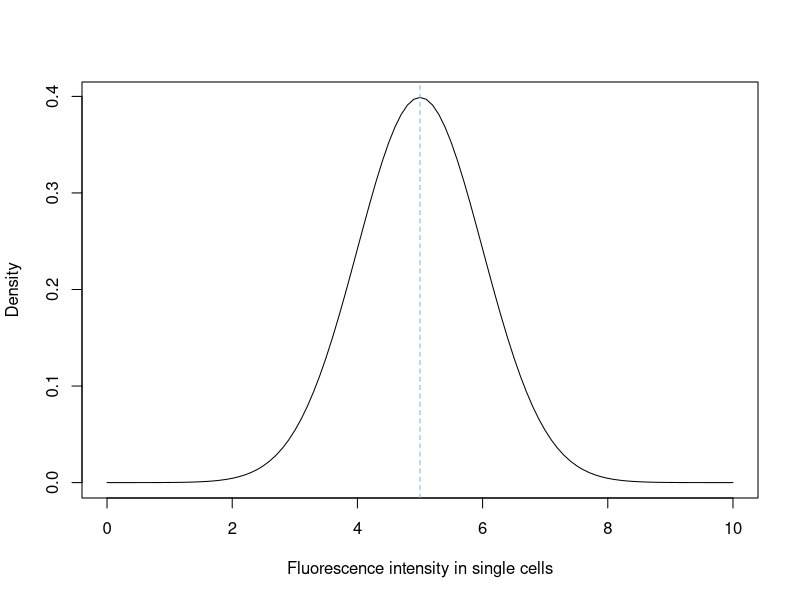
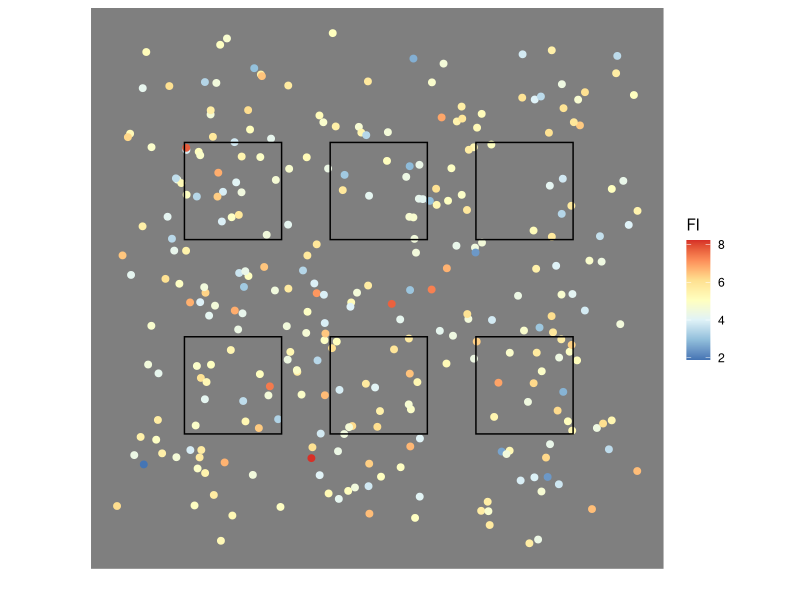
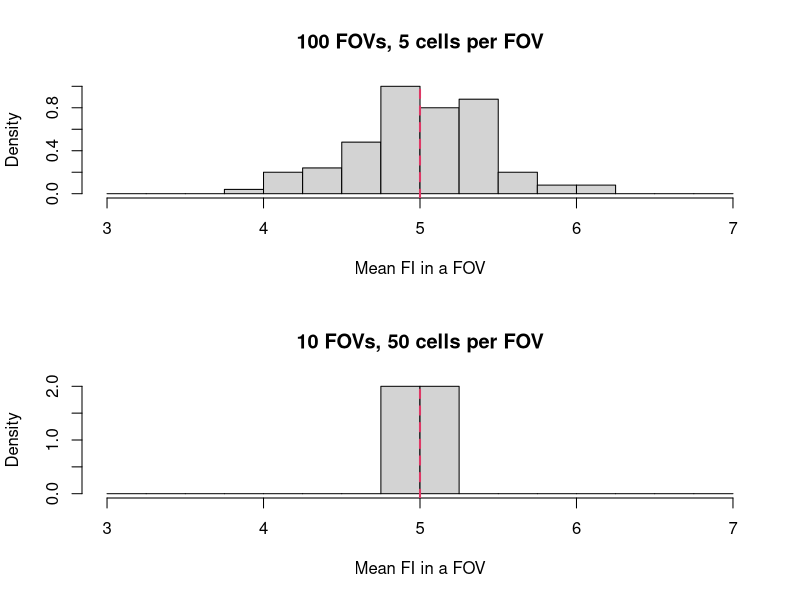
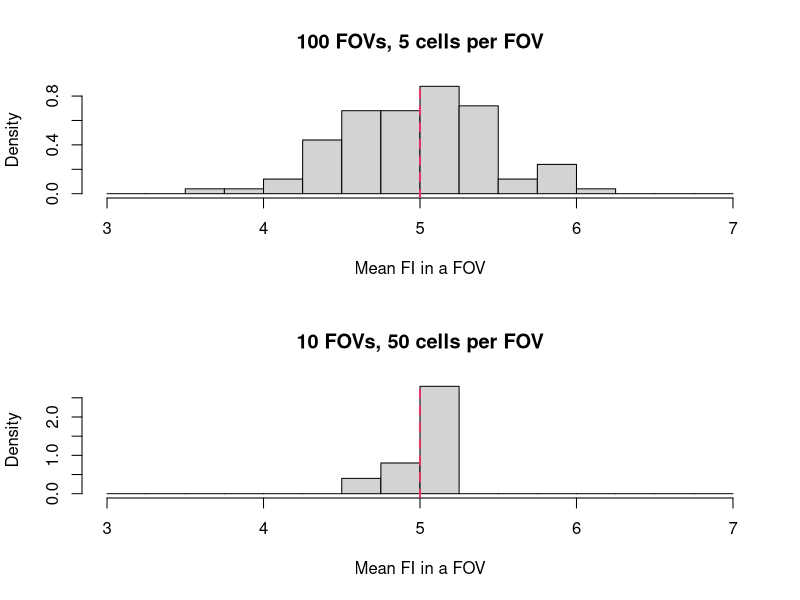
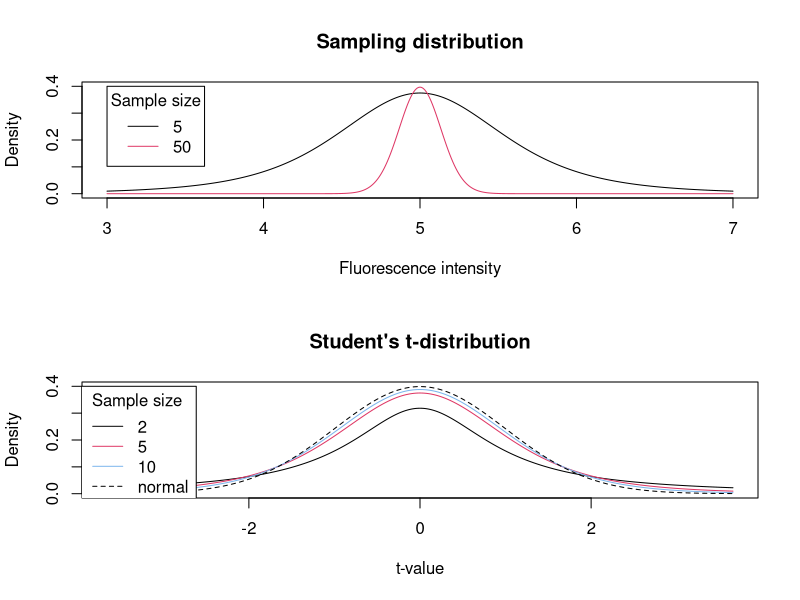
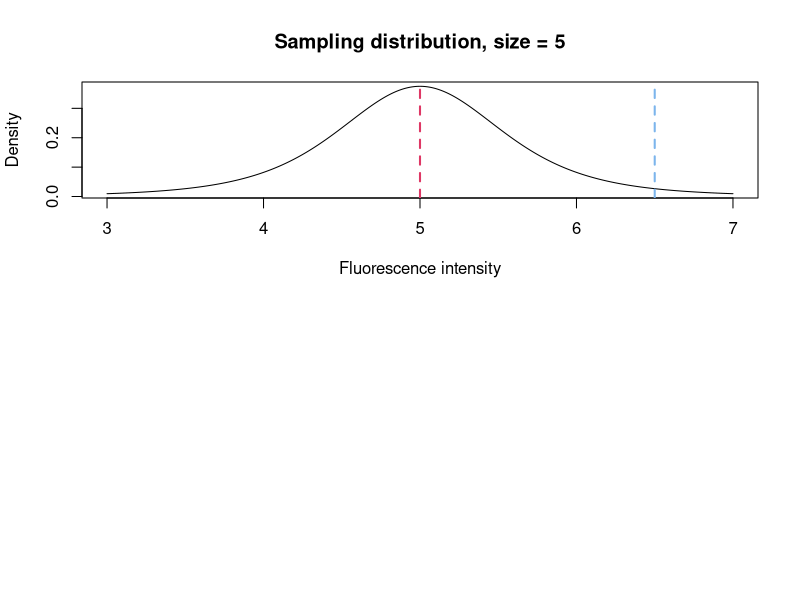
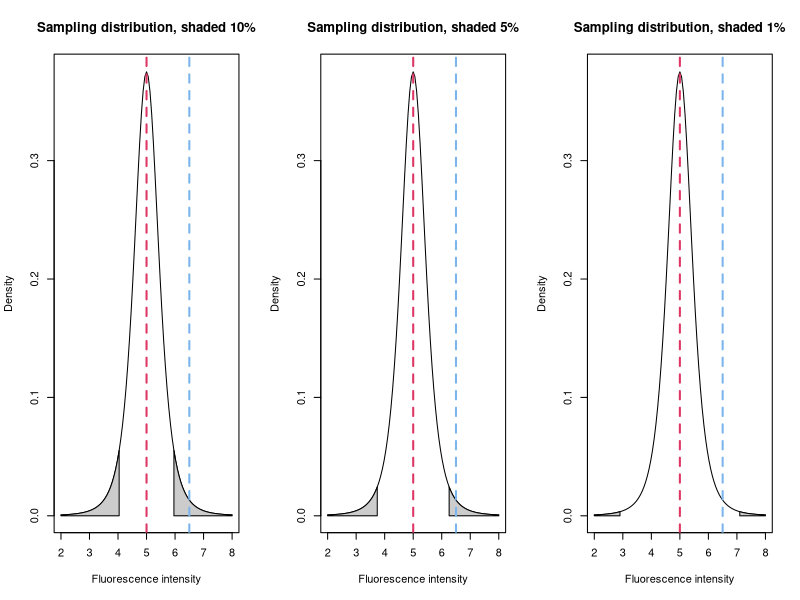
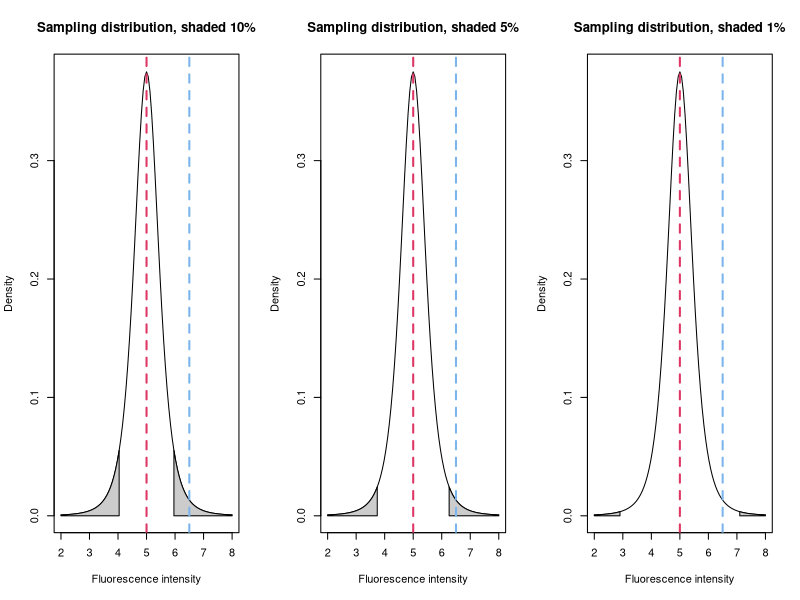

Reproduce these figures in R, in order.
## ---- chunk 1
knitr::opts_chunk$set(echo = FALSE)
## ---- chunk 2
nPopMn = 5.
nPopSD = 1.

{
  plot(function(x) dnorm(x, mean = nPopMn, sd = nPopSD), 0, 10,
       xlab = "Fluorescence intensity in single cells",
       ylab = "Density")
  abline(v = 5, lty = 2, col = ggthemes::hc_pal()(3)[1])
}
## ---- chunk 3
fGenSamples = function(inSampleSz, inSampleN) {
  sapply(1:inSampleN, 
         function(x) 
           mean(rnorm(inSampleSz, nPopMn, nPopSD)))
}


vMeas1Sample = fGenSamples(10, 6)

library(kableExtra)
vMeas1Sample %>%
  kbl(col.names = "Sample mean") %>%
  kable_paper(full_width = F)
## ---- chunk 4
library(ggplot2)

nPopSz = 300
myDF = data.frame(x = runif(nPopSz),
                  y = runif(nPopSz),
                  z = rnorm(nPopSz, nPopMn, nPopSD)) 

vXrect = c(0.1, 0.1, 0.4, 0.4, 0.7, 0.7)
vYrect = c(0.2, 0.6, 0.2, 0.6, 0.2, 0.6)
myRect = data.frame(xmin = vXrect,
                    xmax = vXrect + .2,
                    ymin = vYrect,
                    ymax = vYrect + .2)

ggplot() +
  geom_jitter(data = myDF,
              aes(x = x,
                  y = y,
                  color = z), 
              size = 2, width = 0.05, height = 0.05) +
  geom_rect(data = myRect,
            aes(xmin = xmin,
                xmax = xmax,
                ymin = ymin,
                ymax = ymax),
            color = "black",
            fill = NA) +
  scale_color_distiller("FI", palette = "RdYlBu") +
  coord_fixed(ratio = 1) +
  xlab("") +
  ylab("") +
  theme_dark() +
  theme(axis.ticks = element_blank(),
        axis.text = element_blank(),
        panel.grid.major = element_blank(), 
        panel.grid.minor = element_blank())
## ---- chunk 5
fPlotSamples = function(inSampleSz, inSampleN, ...) {
  locV = fGenSamples(inSampleSz, inSampleN)
  
  hist(locV, 
       freq = F, 
       xlim = c(3,7), 
       breaks = seq(3, 7, .25),
       main = sprintf("%d FOVs, %d cells per FOV", inSampleN, inSampleSz), 
       xlab = "Mean FI in a FOV")
  abline(v = nPopMn, col = "#de3765", lty = 2, lwd = 2)
}

{
  par(mfrow = c(2,1))
  fPlotSamples(5, 100)
  fPlotSamples(50, 10)
}
## ---- chunk 6
{
  par(mfrow = c(2,1))
  fPlotSamples(5, 100)
  fPlotSamples(50, 10)
}
## ---- chunk 7
x = seq(3, 7, 0.01)

nSz1 = 5
nSampleSD1 = sd(rnorm(nSz1, mean = nPopMn, sd = nPopSD))

xT1 = (x - nPopMn) / (nSampleSD1 / sqrt(nSz1))
y1 = dt(xT1, df = nSz1 - 1)

nSz2 = 50
nSampleSD2 = sd(rnorm(nSz2, mean = nPopMn, sd = nPopSD))

xT2 = (x - nPopMn) / (nSampleSD2 / sqrt(nSz2))
y2 = dt(xT2, df = nSz2 - 1)


{
  plot(x, y1,
       main = "Sampling distribution",
       xlab = "Fluorescence intensity",
       ylab = "Density", 
       type = "l",
       xlim = c(3,7),
       ylim = c(0, 0.4))
  lines(x, 
        y2,
        col = "#de3765")
  legend(3, 0.4,
         legend = c(nSz1, nSz2),
         title = "Sample size",
         col = c("#000000", "#de3765"),
         lty = c(1,1))
}
## ---- chunk 8
{
  plot(xT1, dt(xT1, df = 1),
       main = "Student's t-distribution",
       xlab = "t-value",
       ylab = "Density", 
       type = "l",
       ylim = c(0, 0.4))
  lines(xT1, dt(xT1, df = 4), col = "#de3765")  
  lines(xT1, dt(xT1, df = 9), col = "#7cb5ec")
  lines(xT1, dnorm(xT1), col = "#000000", lty = 2)
  legend(-4, 0.4,
         legend = c(2, 5, 10, "normal"),
         title = "Sample size",
         col = c("#000000", "#de3765", "#7cb5ec", "#000000"),
         lty = c(1,1,1,2))
}
## ---- chunk 9
nSampleMn = 6.5

{
  plot(x, 
       dt(xT1, df = nSz1-1),
       main = sprintf("Sampling distribution, size = %d", nSz1),
       xlab = "Fluorescence intensity",
       ylab = "Density", 
       type = "l")
  abline(v = nPopMn, col = "#de3765", lty = 2, lwd = 2)
  abline(v = nSampleMn, col = "#7cb5ec", lty = 2, lwd = 2)
}
## ---- chunk 10
fPlotShadedTdist = function(nSz, nMn, nSD, vertLines, vertLinesCol, nFrac, xlim, xn = 100, inv, ...) {
  
  x = seq(xlim[1], xlim[2], (xlim[2] - xlim[1])/xn )
  xT = (x - nMn) / (nSD / sqrt(nSz))
  y = dt(xT, df = nSz-1)
  
  plot(x, 
       y,
       type = "l",
       xlim = xlim,
       ...)
  
  if (!missing(inv)) {
    if (inv) {
      xL = qt(nFrac/2, df = nSz-1) * nSD / sqrt(nSz) + nMn
      xR = qt(1 - nFrac/2, df = nSz-1) * nSD / sqrt(nSz) + nMn
      
      polygon(c(min(x), x[x<=xL], max(x[x<=xL])), 
              c(0, y[x<=xL], 0), 
              col="grey80")
      polygon(c(x[x>=xR], max(x), min(x[x>=xR])), 
              c(y[x>=xR], 0, 0), 
              col="grey80")
    } else {
      xL = qt((1-nFrac)/2, df = nSz-1) * nSD / sqrt(nSz) + nMn
      xR = qt((1 + nFrac)/2, df = nSz-1) * nSD / sqrt(nSz) + nMn
      
      polygon(c(min(x[x>=xL]), x[x>=xL & x<=xR], max(x[x<=xR])), 
              c(0,             y[x>=xL & x<=xR], 0), 
              col="grey80")
    }
  }
  
  if (!missing(vertLines) & !(missing(vertLinesCol))) {
    abline(v = vertLines, col = vertLinesCol, lty = 2, lwd = 2)
  }
  
}

{
  par(mfrow = c(1,3))
  fPlotShadedTdist(nSz = nSz1, nMn = nPopMn, nSD = nPopSD, 
                   vertLines = c(nPopMn, nSampleMn), 
                   vertLinesCol = c("#de3765", "#7cb5ec"),
                   nFrac = 0.1, xlim = c(2,8), inv = T, 
                   main = "Sampling distribution, shaded 10%",
                   xlab = "Fluorescence intensity",
                   ylab = "Density")  
  fPlotShadedTdist(nSz = nSz1, nMn = nPopMn, nSD = nPopSD, 
                   vertLines = c(nPopMn, nSampleMn), 
                   vertLinesCol = c("#de3765", "#7cb5ec"),
                   nFrac = 0.05, xlim = c(2,8), inv = T, 
                   main = "Sampling distribution, shaded 5%",
                   xlab = "Fluorescence intensity",
                   ylab = "Density")  
  fPlotShadedTdist(nSz = nSz1, nMn = nPopMn, nSD = nPopSD, 
                   vertLines = c(nPopMn, nSampleMn), 
                   vertLinesCol = c("#de3765", "#7cb5ec"),
                   nFrac = 0.01, xlim = c(2,8), inv = T, 
                   main = "Sampling distribution, shaded 1%",
                   xlab = "Fluorescence intensity",
                   ylab = "Density")  
}
## ---- chunk 11
{
  par(mfrow = c(1,3))
  fPlotShadedTdist(nSz = nSz1, nMn = nPopMn, nSD = nPopSD, 
                   vertLines = c(nPopMn, nSampleMn), 
                   vertLinesCol = c("#de3765", "#7cb5ec"),
                   nFrac = 0.1, xlim = c(2,8), inv = T, 
                   main = "Sampling distribution, shaded 10%",
                   xlab = "Fluorescence intensity",
                   ylab = "Density")  
  fPlotShadedTdist(nSz = nSz1, nMn = nPopMn, nSD = nPopSD, 
                   vertLines = c(nPopMn, nSampleMn), 
                   vertLinesCol = c("#de3765", "#7cb5ec"),
                   nFrac = 0.05, xlim = c(2,8), inv = T, 
                   main = "Sampling distribution, shaded 5%",
                   xlab = "Fluorescence intensity",
                   ylab = "Density")  
  fPlotShadedTdist(nSz = nSz1, nMn = nPopMn, nSD = nPopSD, 
                   vertLines = c(nPopMn, nSampleMn), 
                   vertLinesCol = c("#de3765", "#7cb5ec"),
                   nFrac = 0.01, xlim = c(2,8), inv = T, 
                   main = "Sampling distribution, shaded 1%",
                   xlab = "Fluorescence intensity",
                   ylab = "Density")  
}
## ---- chunk 12
{
  par(mfrow = c(1,3))
  fPlotShadedTdist(nSz = nSz1, nMn = nPopMn, nSD = nPopSD, 
                   vertLines = c(nPopMn, nSampleMn), 
                   vertLinesCol = c("#de3765", "#7cb5ec"),
                   nFrac = 0.1, xlim = c(2,8), inv = T, 
                   main = "Sampling distribution, shaded 10%",
                   xlab = "Fluorescence intensity",
                   ylab = "Density")  
  fPlotShadedTdist(nSz = nSz1, nMn = nPopMn, nSD = nPopSD, 
                   vertLines = c(nPopMn, nSampleMn), 
                   vertLinesCol = c("#de3765", "#7cb5ec"),
                   nFrac = 0.05, xlim = c(2,8), inv = T, 
                   main = "Sampling distribution, shaded 5%",
                   xlab = "Fluorescence intensity",
                   ylab = "Density")  
  fPlotShadedTdist(nSz = nSz1, nMn = nPopMn, nSD = nPopSD, 
                   vertLines = c(nPopMn, nSampleMn), 
                   vertLinesCol = c("#de3765", "#7cb5ec"),
                   nFrac = 0.01, xlim = c(2,8), inv = T, 
                   main = "Sampling distribution, shaded 1%",
                   xlab = "Fluorescence intensity",
                   ylab = "Density")  
}
## ---- chunk 13
{
  par(mfrow = c(1,3))
  fPlotShadedTdist(nSz = nSz1, nMn = nPopMn, nSD = nPopSD, 
                   vertLines = c(nPopMn, nSampleMn), 
                   vertLinesCol = c("#de3765", "#7cb5ec"),
                   nFrac = 0.1, xlim = c(2,8), inv = T, 
                   main = "Sampling distribution, shaded 10%",
                   xlab = "Fluorescence intensity",
                   ylab = "Density")  
  fPlotShadedTdist(nSz = nSz1, nMn = nPopMn, nSD = nPopSD, 
                   vertLines = c(nPopMn, nSampleMn), 
                   vertLinesCol = c("#de3765", "#7cb5ec"),
                   nFrac = 0.05, xlim = c(2,8), inv = T, 
                   main = "Sampling distribution, shaded 5%",
                   xlab = "Fluorescence intensity",
                   ylab = "Density")  
  fPlotShadedTdist(nSz = nSz1, nMn = nPopMn, nSD = nPopSD, 
                   vertLines = c(nPopMn, nSampleMn), 
                   vertLinesCol = c("#de3765", "#7cb5ec"),
                   nFrac = 0.01, xlim = c(2,8), inv = T, 
                   main = "Sampling distribution, shaded 1%",
                   xlab = "Fluorescence intensity",
                   ylab = "Density")  
}
## ---- chunk 14
nFrac = 2*(1- pt( (nSampleMn - nPopMn) / (nPopSD / sqrt(nSz1)), 
                  df = nSz1-1))

fPlotShadedTdist(nSz = nSz1, 
                 nMn = nPopMn, nSD = nPopSD, 
                 nFrac = nFrac, 
                 vertLines = c(nPopMn, nSampleMn),
                 vertLinesCol = c("#de3765", "#7cb5ec"),
                 xlim = c(3,7), xn = 1000, inv = T,
                 main = sprintf("Sampling distribution, shaded %.1f%%", 100*nFrac),
                 xlab = "Fluorescence intensity",
                 ylab = "Density")
## ---- chunk 15
fPlotShadedTdist(nSz = nSz1, 
                 nMn = nPopMn, nSD = nPopSD, 
                 nFrac = nFrac, 
                 vertLines = c(nPopMn, nSampleMn),
                 vertLinesCol = c("#de3765", "#7cb5ec"),
                 xlim = c(3,7), xn = 1000, inv = T,
                 main = sprintf("Sampling distribution, shaded %.1f%%", 100*nFrac),
                 xlab = "Fluorescence intensity",
                 ylab = "Density")
## ---- chunk 16
nSample1 = c(4.273791, 5.064480, 3.419903, 3.749903, 5.079963)
nSampleMn1 = mean(nSample1)
nSampleSD1 = sd(nSample1)

nSample1 %>%
  kbl(col.names = "Sample") %>%
  kable_paper(full_width = F)
## ---- chunk 17
cat(sprintf("Sample mean = %f", 
            nSampleMn1))
## ---- chunk 18
cat(sprintf("Sample SD = %f", 
            nSampleSD1))
## ---- chunk 19
{
  plot(x = NULL, y = NULL, xlim = c(3, 6), ylim = c(0, .4), xlab = "Fluorescence intensity")
  abline(v = nSampleMn1, lty = 2, lwd = 2, col = "#7cb5ec")
}
## ---- chunk 20
fPlotShadedTdist(nSz = nSz1, 
                 nMn = nSampleMn1, nSD = nSampleSD1, 
                 vertLines = nSampleMn1, 
                 vertLinesCol = c("#7cb5ec"),
                 xlim = c(3, 6), 
                 xn = 1000,
                 main = "Sampling distribution, size = 5",
                 xlab = "Fluorescence intensity",
                 ylab = "Density")
## ---- chunk 21
fPlotShadedTdist(nSz = nSz1, 
                 nMn = nSampleMn1, nSD = nSampleSD1, 
                 vertLines = nSampleMn1, 
                 vertLinesCol = c("#7cb5ec"),
                 nFrac = .95, 
                 xlim = c(3, 6), 
                 xn = 1000,
                 inv = F,
                 main = sprintf("95%% CI for sample mean=%.2f", nSampleMn1),
                 xlab = "Fluorescence intensity",
                 ylab = "Density")
## ---- chunk 22
{
  par(mfrow = c(3,2))
  fPlotShadedTdist(nSz = nSz1, 
                   nMn = 4.2, nSD = 0.71, 
                   vertLines = c(4.2, 5), 
                   vertLinesCol = c("#7cb5ec", "#de3765"),
                   nFrac = .95, 
                   xlim = c(3,7), 
                   xn = 1000,
                   inv = F,
                   xlab = "",
                   ylab = "Density")
  fPlotShadedTdist(nSz = nSz1, 
                   nMn = 3.8, nSD = 1.1, 
                   vertLines = c(3.8, 5), 
                   vertLinesCol = c("#7cb5ec", "#de3765"),
                   nFrac = .95, 
                   xlim = c(3,7), 
                   xn = 1000,
                   inv = F,
                   xlab = "",
                   ylab = "")
  fPlotShadedTdist(nSz = nSz1, 
                   nMn = 5.1, nSD = 0.97, 
                   vertLines = c(5.1, 5), 
                   vertLinesCol = c("#7cb5ec", "#de3765"),
                   nFrac = .95, 
                   xlim = c(3,7), 
                   xn = 1000,
                   inv = F,
                   xlab = "",
                   ylab = "Density")
  fPlotShadedTdist(nSz = nSz1, 
                   nMn = 4.5, nSD = 0.8, 
                   vertLines = c(4.5, 5), 
                   vertLinesCol = c("#7cb5ec", "#de3765"),
                   nFrac = .95, 
                   xlim = c(3,7), 
                   xn = 1000,
                   inv = F,
                   xlab = "",
                   ylab = "")
  fPlotShadedTdist(nSz = nSz1, 
                   nMn = 5.6, nSD = 1.2, 
                   vertLines = c(5.6, 5), 
                   vertLinesCol = c("#7cb5ec", "#de3765"),
                   nFrac = .95, 
                   xlim = c(3,7), 
                   xn = 1000,
                   inv = F,
                   xlab = "Fluorescence intensity",
                   ylab = "Density")
  fPlotShadedTdist(nSz = nSz1, 
                   nMn = 5.3, nSD = 1, 
                   vertLines = c(5.3, 5), 
                   vertLinesCol = c("#7cb5ec", "#de3765"),
                   nFrac = .95, 
                   xlim = c(3,7), 
                   xn = 1000,
                   inv = F,
                   xlab = "Fluorescence intensity",
                   ylab = "")
}
## ---- chunk 23
fPlotShadedTdist(nSz = nSz1, nMn = nPopMn, nSD = nSampleSD1, 
                 vertLines = c(nPopMn, nSampleMn), 
                 vertLinesCol = c("#de3765", "#7cb5ec"),
                 nFrac = 0.05, xlim = c(2,8), inv = T, 
                 main = "Sampling distribution, shaded 5%",
                 xlab = "Fluorescence intensity",
                 ylab = "Density")  
